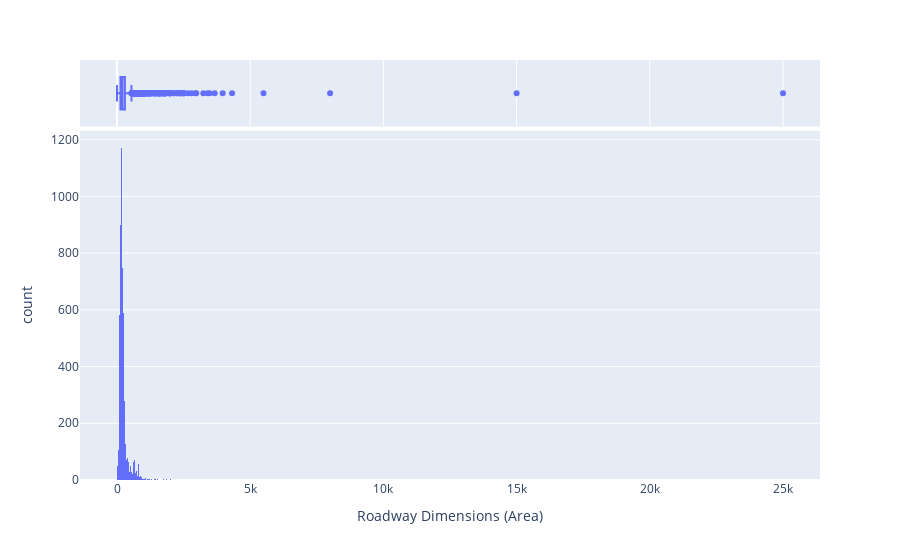

This figure's notebook cell:
### Code cell
# plot range of roadway area ranges
fig = px.histogram(openRest, x="Roadway Dimensions (Area)",marginal="box")
fig.show()

### Figure 1 — Plotly figure (JSON) as saved in the notebook; plotly's stock layout.template omitted (floating-point values rounded to 4 significant figures; data arrays with more than 128 entries replaced by an {"elided": "..."} marker saying what was removed)
{"data": [{"alignmentgroup": "True", "bingroup": "x", "hovertemplate": "Roadway Dimensions (Area)=%{x}<br>count=%{y}<extra></extra>", "legendgroup": "", "marker": {"color": "#636efa", "pattern": {"shape": ""}}, "name": "", "offsetgroup": "", "orientation": "v", "showlegend": false, "type": "histogram", "x": {"elided": "14107 int values"}, "xaxis": "x", "yaxis": "y"}, {"alignmentgroup": "True", "hovertemplate": "Roadway Dimensions (Area)=%{x}<extra></extra>", "legendgroup": "", "marker": {"color": "#636efa"}, "name": "", "notched": true, "offsetgroup": "", "showlegend": false, "type": "box", "x": {"elided": "14107 int values"}, "xaxis": "x2", "yaxis": "y2"}], "layout": {"barmode": "relative", "legend": {"tracegroupgap": 0}, "margin": {"t": 60}, "xaxis": {"anchor": "y", "domain": [0, 1], "title": {"text": "Roadway Dimensions (Area)"}}, "xaxis2": {"anchor": "y2", "domain": [0, 1], "matches": "x", "showgrid": true, "showticklabels": false}, "yaxis": {"anchor": "x", "domain": [0, 0.8316], "title": {"text": "count"}}, "yaxis2": {"anchor": "x2", "domain": [0.8416, 1], "matches": "y2", "showgrid": false, "showline": false, "showticklabels": false, "ticks": ""}}}
